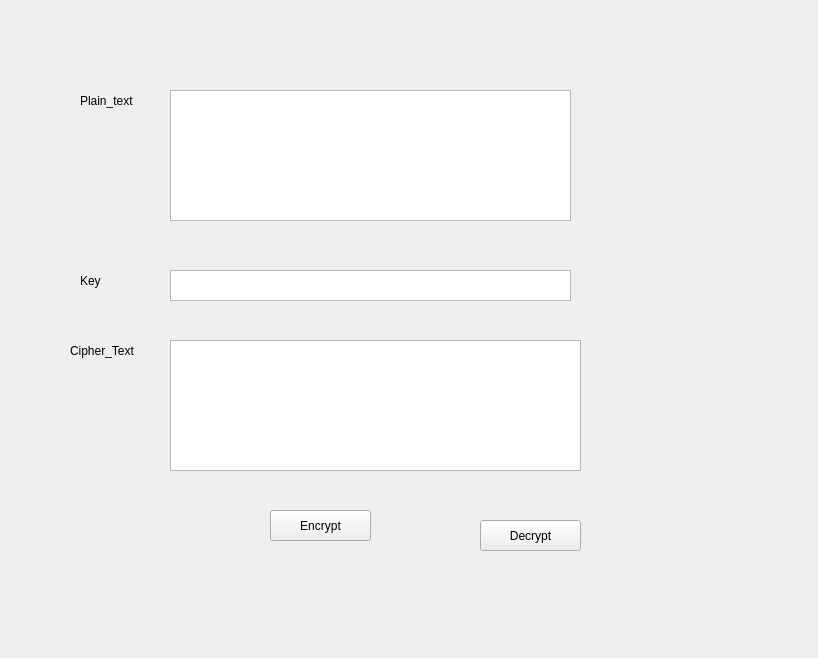
<?xml version="1.0" encoding="UTF-8"?>
<ui version="4.0">
 <class>Form</class>
 <widget class="QWidget" name="Form">
  <property name="geometry">
   <rect>
    <x>0</x>
    <y>0</y>
    <width>818</width>
    <height>658</height>
   </rect>
  </property>
  <property name="windowTitle">
   <string>Form</string>
  </property>
  <widget class="QPushButton" name="btn_encrypt">
   <property name="geometry">
    <rect>
     <x>270</x>
     <y>510</y>
     <width>101</width>
     <height>31</height>
    </rect>
   </property>
   <property name="text">
    <string>Encrypt</string>
   </property>
  </widget>
  <widget class="QPushButton" name="btn_decrypt">
   <property name="geometry">
    <rect>
     <x>480</x>
     <y>520</y>
     <width>101</width>
     <height>31</height>
    </rect>
   </property>
   <property name="text">
    <string>Decrypt</string>
   </property>
  </widget>
  <widget class="QLabel" name="label">
   <property name="geometry">
    <rect>
     <x>80</x>
     <y>90</y>
     <width>61</width>
     <height>21</height>
    </rect>
   </property>
   <property name="text">
    <string>Plain_text</string>
   </property>
  </widget>
  <widget class="QLabel" name="label_2">
   <property name="geometry">
    <rect>
     <x>80</x>
     <y>270</y>
     <width>61</width>
     <height>21</height>
    </rect>
   </property>
   <property name="text">
    <string>Key</string>
   </property>
  </widget>
  <widget class="QLabel" name="label_3">
   <property name="geometry">
    <rect>
     <x>70</x>
     <y>340</y>
     <width>81</width>
     <height>21</height>
    </rect>
   </property>
   <property name="text">
    <string>Cipher_Text</string>
   </property>
  </widget>
  <widget class="QTextEdit" name="txt_plain_text">
   <property name="geometry">
    <rect>
     <x>170</x>
     <y>90</y>
     <width>401</width>
     <height>131</height>
    </rect>
   </property>
  </widget>
  <widget class="QTextEdit" name="txt_key">
   <property name="geometry">
    <rect>
     <x>170</x>
     <y>270</y>
     <width>401</width>
     <height>31</height>
    </rect>
   </property>
  </widget>
  <widget class="QTextEdit" name="txt_cipher_text">
   <property name="geometry">
    <rect>
     <x>170</x>
     <y>340</y>
     <width>411</width>
     <height>131</height>
    </rect>
   </property>
  </widget>
 </widget>
 <resources/>
 <connections/>
</ui>
